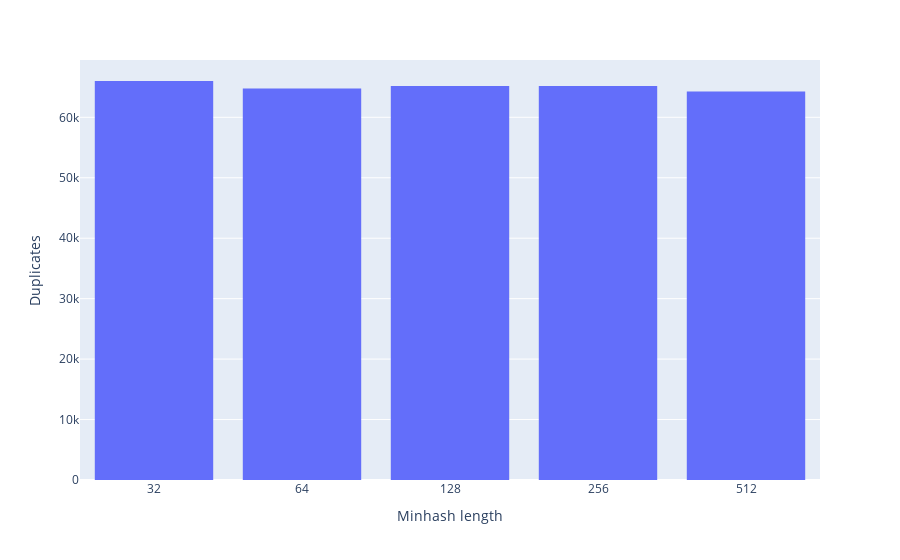
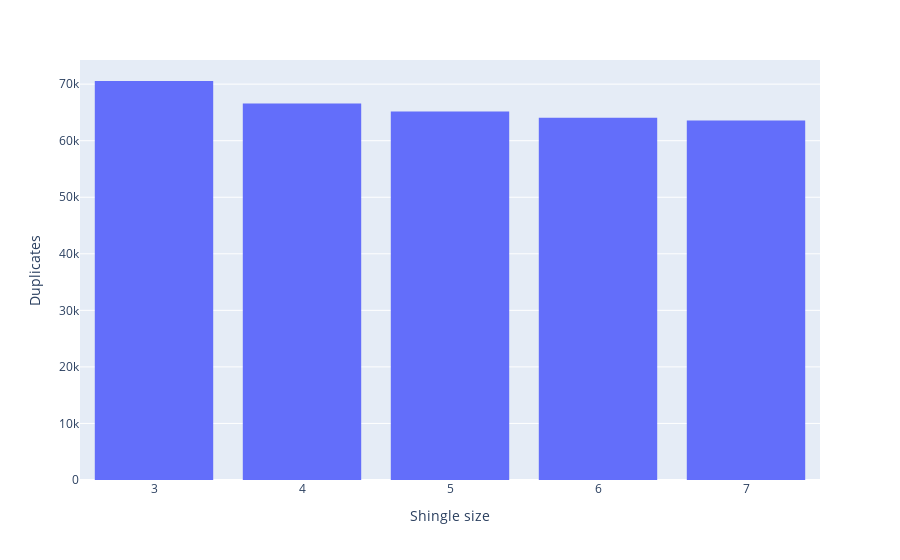

Notebook source saved alongside these figures, in order:
### Code cell
print(permutations_list)
print(shinlge_list)

perm_df = pd.DataFrame.from_dict(permutations_list.items())
fig = px.histogram(perm_df, x=0, y=1)
fig.update_xaxes(type='category', title='Minhash length')
fig.update_yaxes(title='Duplicates')
fig.show()

sh_df = pd.DataFrame.from_dict(shinlge_list.items())
fig = px.histogram(sh_df, x=0, y=1)
fig.update_xaxes(type='category', title='Shingle size')
fig.update_yaxes(title='Duplicates')
fig.show()

### Figure 1 — Plotly figure (JSON) as saved in the notebook; plotly's stock layout.template omitted (floating-point values rounded to 4 significant figures)
{"data": [{"alignmentgroup": "True", "bingroup": "x", "histfunc": "sum", "hovertemplate": "0=%{x}<br>sum of 1=%{y}<extra></extra>", "legendgroup": "", "marker": {"color": "#636efa", "pattern": {"shape": ""}}, "name": "", "offsetgroup": "", "orientation": "v", "showlegend": false, "type": "histogram", "x": [32, 64, 128, 256, 512], "xaxis": "x", "y": [66007, 64746, 65166, 65160, 64270], "yaxis": "y"}], "layout": {"barmode": "relative", "legend": {"tracegroupgap": 0}, "margin": {"t": 60}, "xaxis": {"anchor": "y", "domain": [0, 1], "title": {"text": "Minhash length"}, "type": "category"}, "yaxis": {"anchor": "x", "domain": [0, 1], "title": {"text": "Duplicates"}}}}

### Figure 2 — Plotly figure (JSON) as saved in the notebook; plotly's stock layout.template omitted (floating-point values rounded to 4 significant figures)
{"data": [{"alignmentgroup": "True", "bingroup": "x", "histfunc": "sum", "hovertemplate": "0=%{x}<br>sum of 1=%{y}<extra></extra>", "legendgroup": "", "marker": {"color": "#636efa", "pattern": {"shape": ""}}, "name": "", "offsetgroup": "", "orientation": "v", "showlegend": false, "type": "histogram", "x": [3, 4, 5, 6, 7], "xaxis": "x", "y": [70556, 66557, 65166, 64048, 63591], "yaxis": "y"}], "layout": {"barmode": "relative", "legend": {"tracegroupgap": 0}, "margin": {"t": 60}, "xaxis": {"anchor": "y", "domain": [0, 1], "title": {"text": "Shingle size"}, "type": "category"}, "yaxis": {"anchor": "x", "domain": [0, 1], "title": {"text": "Duplicates"}}}}
